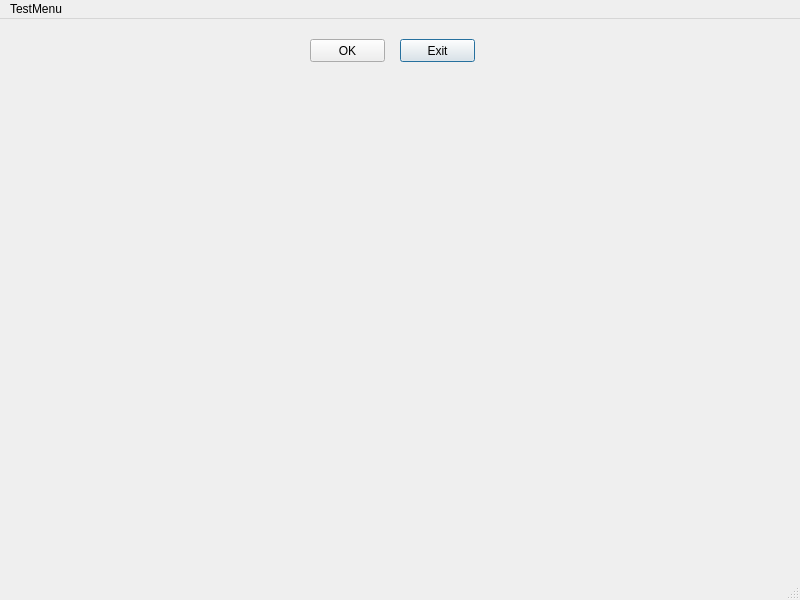
<?xml version="1.0" encoding="UTF-8"?>
<ui version="4.0">
 <class>MainWindow</class>
 <widget class="QMainWindow" name="MainWindow">
  <property name="geometry">
   <rect>
    <x>0</x>
    <y>0</y>
    <width>800</width>
    <height>600</height>
   </rect>
  </property>
  <property name="windowTitle">
   <string>Testing Qt5 For Python</string>
  </property>
  <widget class="QWidget" name="centralwidget">
   <widget class="QPushButton" name="pushButton">
    <property name="geometry">
     <rect>
      <x>400</x>
      <y>20</y>
      <width>75</width>
      <height>23</height>
     </rect>
    </property>
    <property name="text">
     <string>Exit</string>
    </property>
    <property name="default">
     <bool>true</bool>
    </property>
   </widget>
   <widget class="QPushButton" name="pushButton_2">
    <property name="geometry">
     <rect>
      <x>310</x>
      <y>20</y>
      <width>75</width>
      <height>23</height>
     </rect>
    </property>
    <property name="text">
     <string>OK</string>
    </property>
    <property name="default">
     <bool>false</bool>
    </property>
   </widget>
  </widget>
  <widget class="QMenuBar" name="menubar">
   <property name="geometry">
    <rect>
     <x>0</x>
     <y>0</y>
     <width>800</width>
     <height>21</height>
    </rect>
   </property>
   <widget class="QMenu" name="menuTest">
    <property name="title">
     <string>TestMenu</string>
    </property>
    <addaction name="actionOk"/>
    <addaction name="separator"/>
    <addaction name="actionExit"/>
   </widget>
   <addaction name="menuTest"/>
  </widget>
  <widget class="QStatusBar" name="statusbar"/>
  <action name="actionOk">
   <property name="text">
    <string>Ok</string>
   </property>
  </action>
  <action name="actionExit">
   <property name="text">
    <string>Exit</string>
   </property>
  </action>
 </widget>
 <resources/>
 <connections/>
</ui>
